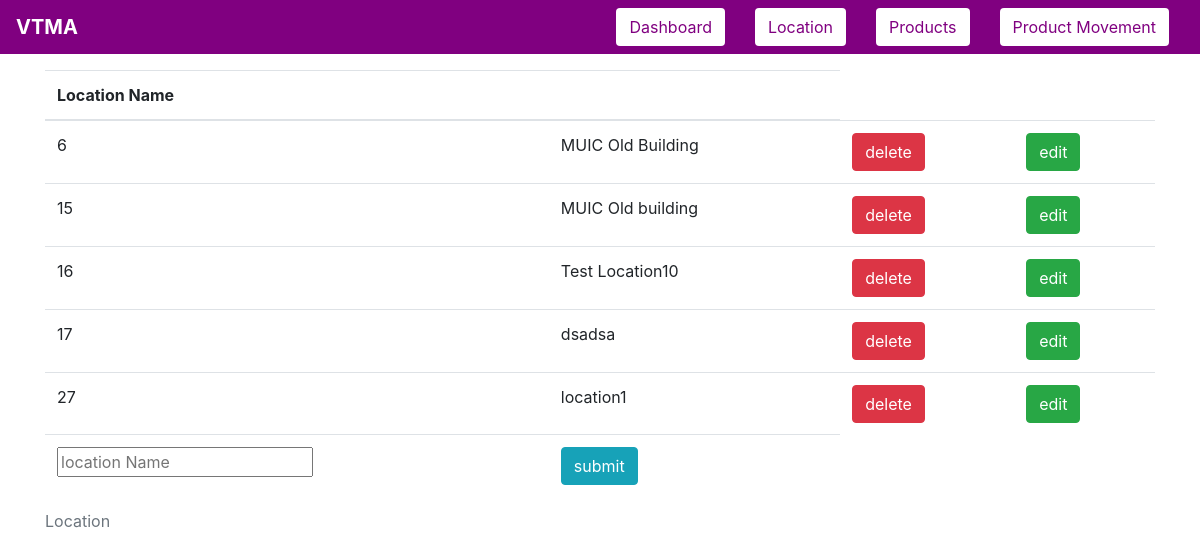
The app's page /location with its own data.
### tables this page shows
CREATE TABLE location(loc_id INTEGER PRIMARY KEY AUTOINCREMENT,
                                 loc_name TEXT UNIQUE NOT NULL);

### app.py (the view)
@app.route("/location", methods=["GET"])
def get_location():
    db = sqlite3.connect(DATABASE_NAME)
    cursor = db.cursor()
    cursor.execute(select_from_location)
    location_data = cursor.fetchall()
    return render(
        "location.html",
        link=link,
        locations=location_data,
        transaction_message=None,
        title="Vending Machine Locations",
    )

### templates/location.html (shortened to what this page needs)
{% extends 'base-template.html' %}
{% block content %}
    <div class="container">
        <table class="table">
         <caption>Location</caption>
            <thead>
                <th scope="col">Location Name</th>
                <th></th>
            </thead>
            <tbody>
                {% for location in locations %}
                    <tr>
                        <td>{{ location[0] }}</td>
                        <td>{{ location[1] }}</td>
                        <td>
                            <a href="{{ url_for('delete', loc_id=location[0], type='location') }}">
                                <button name="button" type="button" class="btn btn-danger" value= "delete" >delete</button><br>
                            </a>
                        </td>
                        <td>
                            <button name="button" type="button" class="btn btn-success" value= "edit" data-toggle="modal" data-target="#edit_{{ location[0] }}" >edit</button><br>
                        </td>
                    </tr>
                {% endfor %}
                <tr>
                    <form action = "{{ url_for('post_location') }}" method = "POST">
                    <td>
                        <input name= "location_name" placeholder="location Name" required autofocus>
                    </td>
                    <td>
                        <input type= "submit" class="btn btn-info btn-group-toggle" value= "submit" /><br>
                    </td>
                    </form>
                </tr>
            </tbody>
        </table>
    </div>
 {% endblock %}

### templates/base-template.html (style rules this page uses)
.container { padding-top: 70px; }

### records on screen
location: loc_id "6", loc_name "MUIC Old Building"
location: loc_id "15", loc_name "MUIC Old building"
location: loc_id "16", loc_name "Test Location10"
location: loc_id "17", loc_name "dsadsa"
location: loc_id "27", loc_name "location1"
